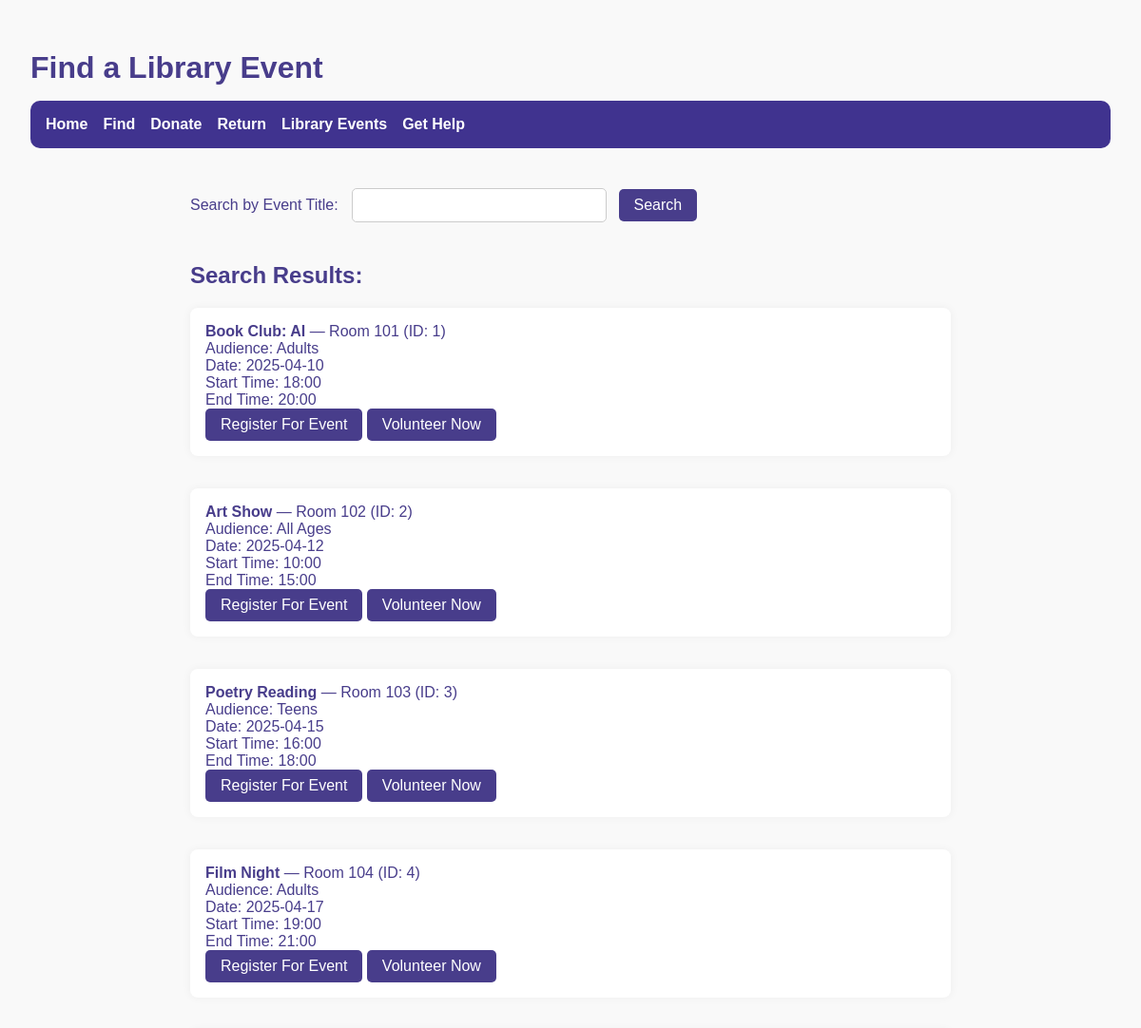
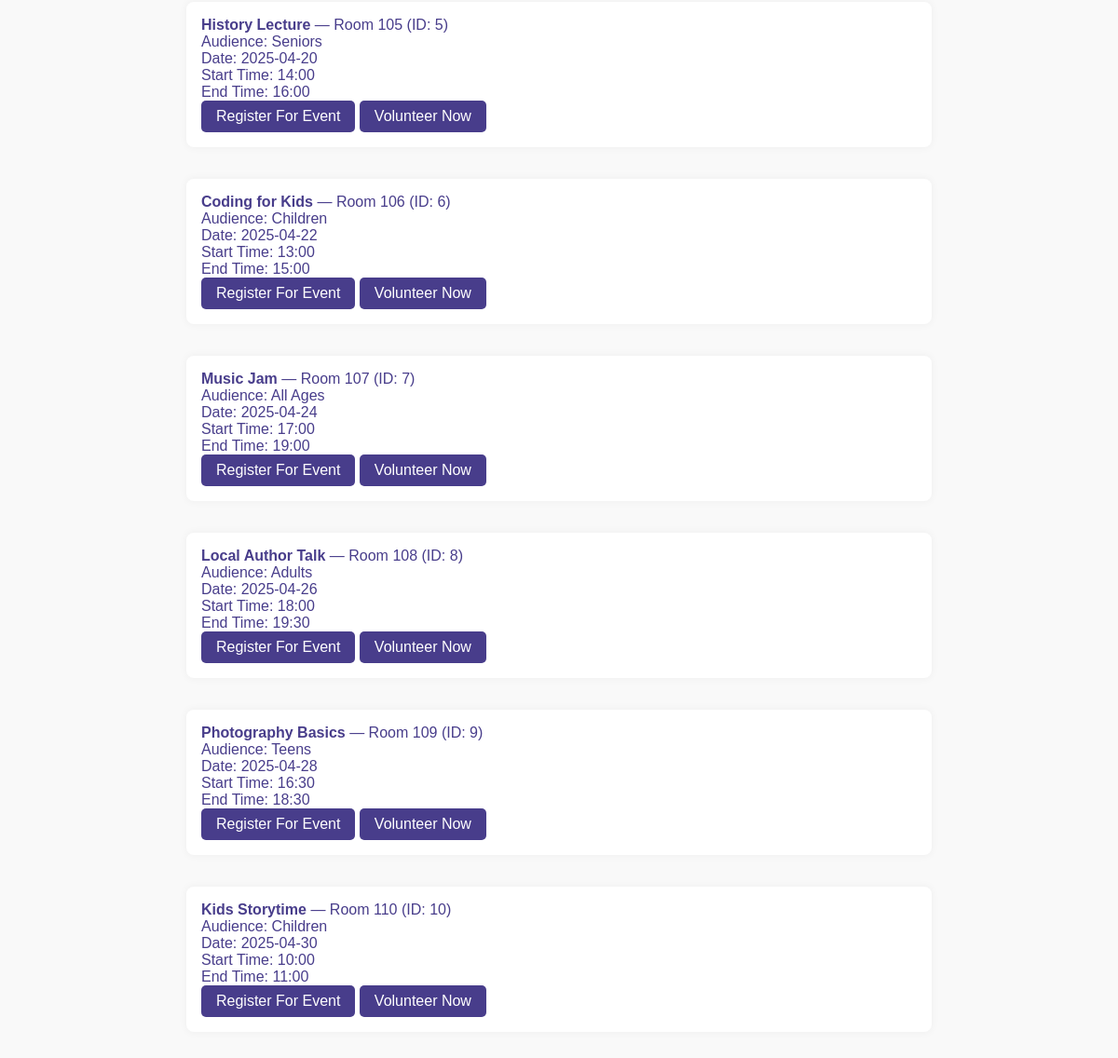
The page /findEvent on the database as committed earlier (2 pictures, top to bottom).
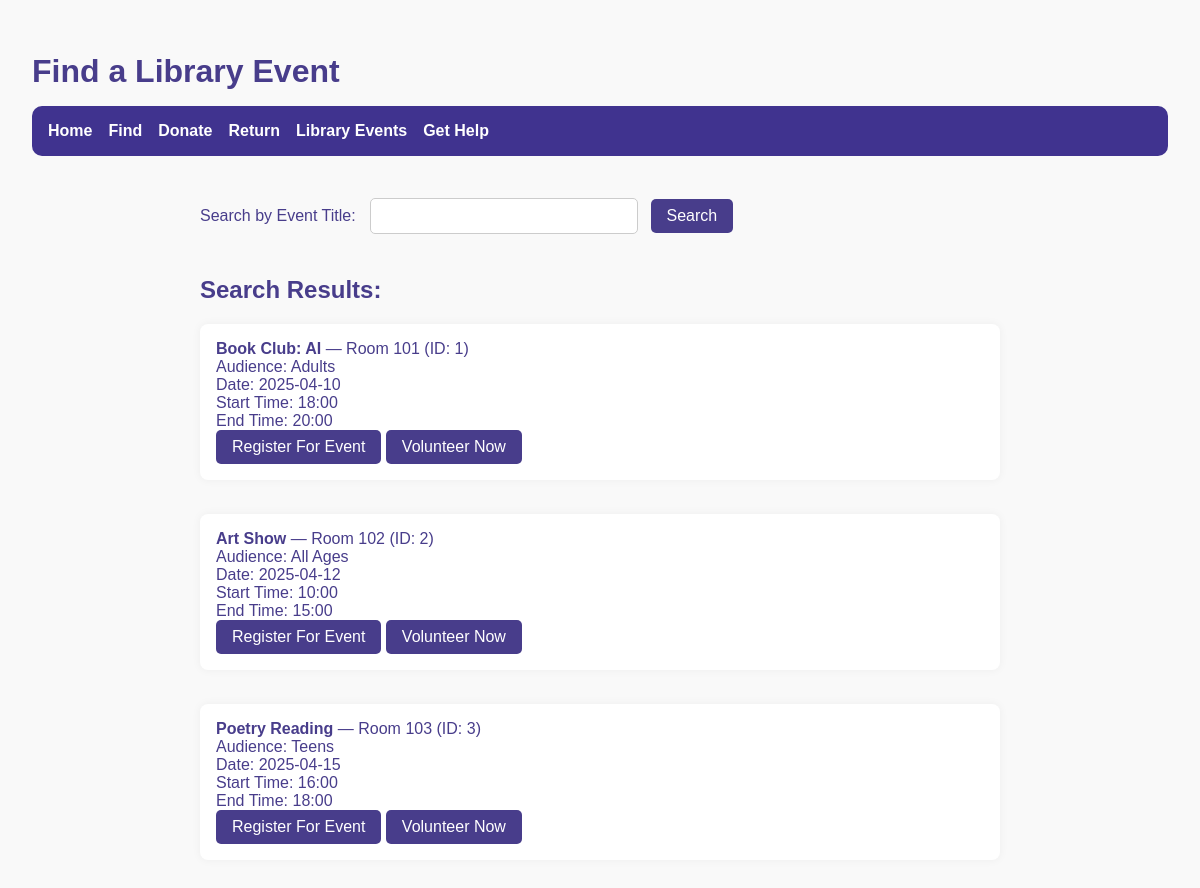
The same page on the database as committed later.
### tables this page shows
CREATE TABLE LibraryEvents (
        event_id INTEGER PRIMARY KEY,
        location TEXT,
        title TEXT,
        audience TEXT,
        date TEXT,
        start_time TEXT,
        end_time TEXT
    );

### modules/routes.py (the view)
    @app.route('/findEvent', methods=['GET', 'POST'])
    def find_event():
        search_query = ''
        conn = sqlite3.connect('library.db')
        cur = conn.cursor()
        if request.method == 'POST':
            search_query = request.form['title']
        query = ('''
            SELECT *
            FROM LibraryEvents le
        ''')
        params = ()
        if search_query:
            query += ' WHERE le.title LIKE ?'
            params = (f'%{search_query}%',)
        cur.execute(query, params)
        eventResults = cur.fetchall()
        conn.close()
        return render_template('findEvent.html', eventResults=eventResults,search_query=search_query, message=request.args.get('message'))

### templates/findEvent.html (shortened to what this page needs)
{% extends 'base.html' %}
{% block head %}
    <h1>Find a Library Event</h1>
{% endblock %}
{% block body %}
    <form method="POST">
        <label for="title">Search by Event Title:</label>
        <input type="text" id="title" name="title" required>
        <button type="submit">Search</button>
    </form>
    {% if eventResults %}
        <h2>Search Results:</h2>
        <ul>
            {% for item in eventResults %}
                <li>
                    <strong>{{ item[2] }}</strong> — {{ item[1] }} (ID: {{ item[0] }})<br>
                    {% if item[3] %}
                        Audience: {{ item[3] }}<br>
                        Date: {{ item[4] }}<br>
                        Start Time: {{ item[5] }}<br>
                        End Time: {{ item[6] }}<br>
                        <button onclick="openForm('register-modal{{ item[0] }}')">Register For Event</button>
                        <button onclick="openForm('volunteer-modal{{ item[0] }}')">Volunteer Now</button>
                    {% endif %}
                </li><br>
            {% endfor %}
        </ul>
    {% elif request.method == 'POST' %}
        <p>No results found.</p>
    {% endif %}
{% endblock %}

### templates/base.html (shortened to what this page needs)
<!DOCTYPE html>
<html lang="en">
<head>
    <link rel="stylesheet" href="{{ url_for('static', filename='style.css') }}">
    {% block head %}{% endblock %}
</head>
<body>
    {% if request.path not in ['/', '/register'] %}
        <nav class="navbar">
            <a href="{{ url_for('index') }}">Home</a>
            <a href="{{ url_for('find_item') }}">Find</a>
            <a href="{{ url_for('donate_item') }}">Donate</a>
            <a href="{{ url_for('return_item') }}">Return</a>
            <a href="{{ url_for('find_event') }}">Library Events</a>
            <a href="{{ url_for('ask_librarian') }}">Get Help</a>
        </nav>
    {% endif %}
    <main>
        {% block body %}{% endblock %}
    </main>
</body>
</html>

### static/style.css (style rules this page uses)
body { margin: 0; font-family: sans-serif; color: darkslateblue; background-color: #f9f9f9; padding: 2rem; }
h1 { color: darkslateblue; margin-bottom: 1rem; }
form { margin-bottom: 2rem; }
input[type="text"] { padding: 0.5rem; font-size: 1rem; width: 250px; margin-right: 0.5rem; border: 1px solid #ccc; border-radius: 5px; }
button { padding: 0.5rem 1rem; font-size: 1rem; background-color: darkslateblue; color: white; border: none; border-radius: 5px; cursor: pointer; }
ul { list-style: none; padding: 0; }
li { background: white; padding: 1rem; margin-bottom: 1rem; border-radius: 8px; box-shadow: 0 0 10px rgba(0,0,0,0.05); }
input, #openEventForm { margin: 10px; padding: 8px; width: 80%; }
.navbar { background-color: #40338f; padding: 1rem; margin-bottom: 2rem; border-radius: 10px; display: flex; gap: 1rem; }
.navbar a { color: white; text-decoration: none; font-weight: bold; transition: color 0.3s; }
main { max-width: 800px; margin: auto; }

Rows that differ between the two databases and show on the page:
removed LibraryEvents: title "Film Night", location "Room 104", event_id "4", audience "Adults", date "2025-04-17", start_time "19:00", end_time "21:00"
removed LibraryEvents: title "History Lecture", location "Room 105", event_id "5", audience "Seniors", date "2025-04-20", start_time "14:00", end_time "16:00"
removed LibraryEvents: title "Coding for Kids", location "Room 106", event_id "6", audience "Children", date "2025-04-22", start_time "13:00", end_time "15:00"
removed LibraryEvents: title "Music Jam", location "Room 107", event_id "7", audience "All Ages", date "2025-04-24", start_time "17:00", end_time "19:00"
removed LibraryEvents: title "Local Author Talk", location "Room 108", event_id "8", audience "Adults", date "2025-04-26", start_time "18:00", end_time "19:30"
removed LibraryEvents: title "Photography Basics", location "Room 109", event_id "9", audience "Teens", date "2025-04-28", start_time "16:30", end_time "18:30"
removed LibraryEvents: title "Kids Storytime", location "Room 110", event_id "10", audience "Children", date "2025-04-30", start_time "10:00", end_time "11:00"
